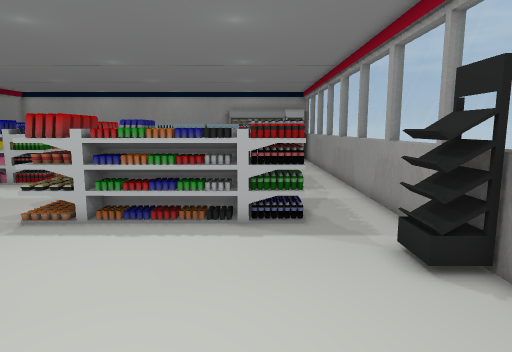
[1] (above)

23 first-person views from a walk through a Unity game level. The camera is 1.4 m above the floor, tilts 8° down and sees 75° across. Doors are open. The floor is counted in squares, 0.5 m on a side. Each view is taken from the middle of a square. On the plan, view 1 faces up. The plan holds only what a view shows up to about 20 squares ahead; the rest is blank. The place goes on beyond the plan. The player is left out.

[2]
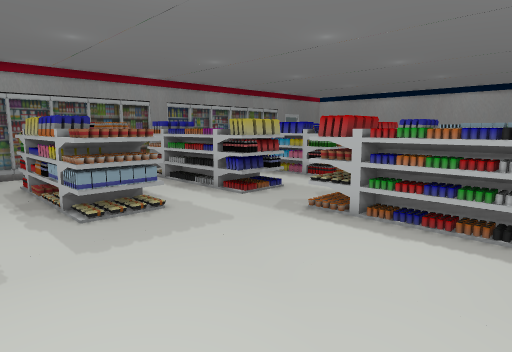

[3]
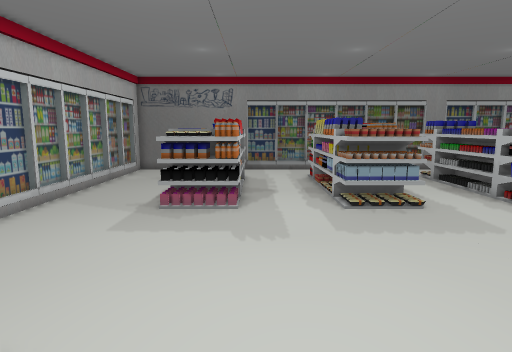

[4]
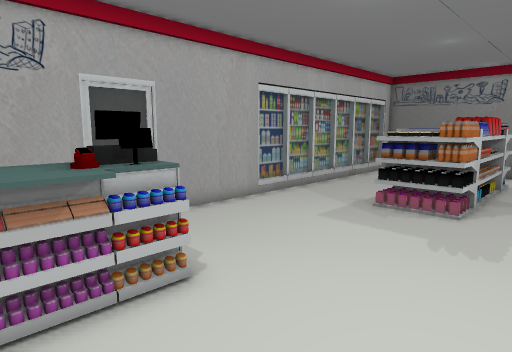

[5]
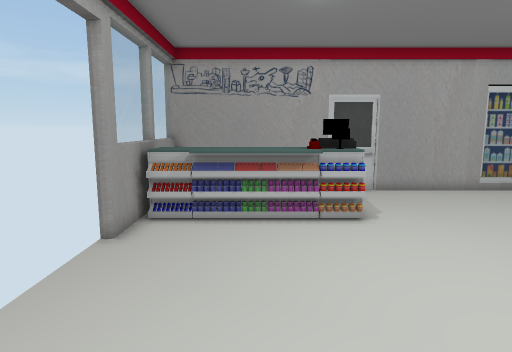

[6]
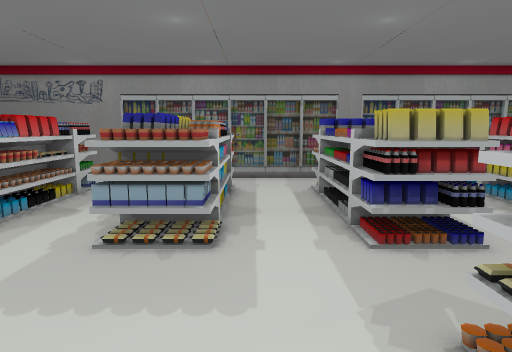

[7]
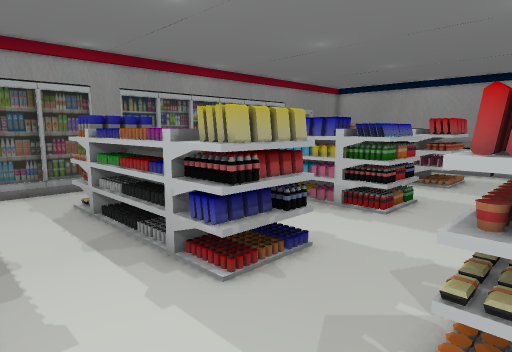

[8]
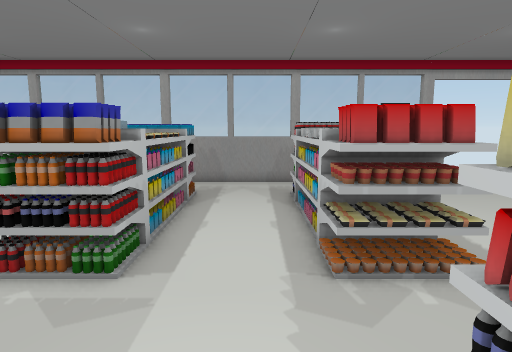

[9]
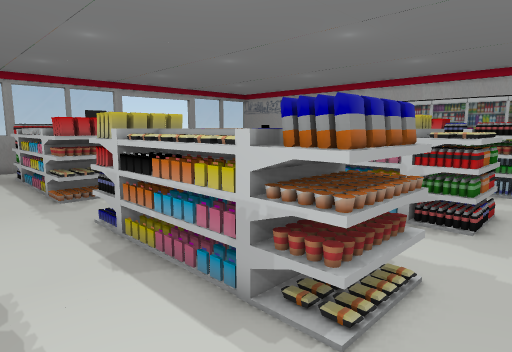

[10]
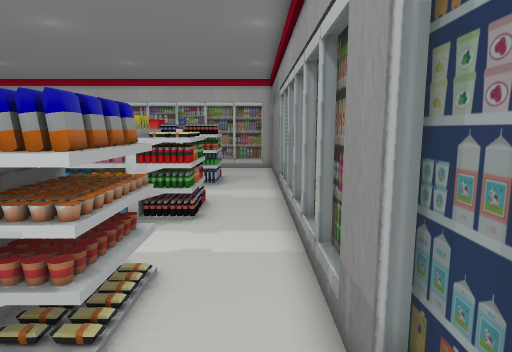

[11]
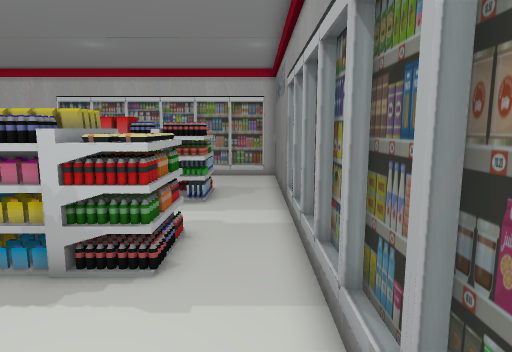

[12]
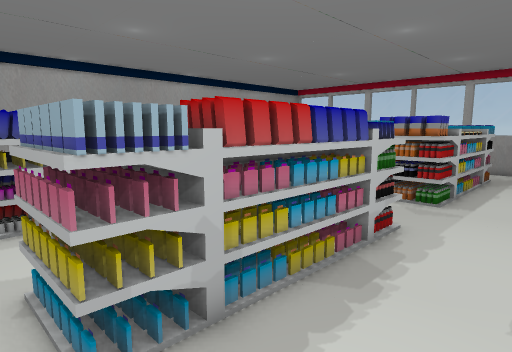

[13]
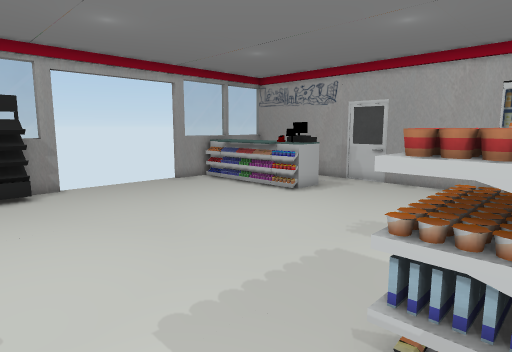

[14]
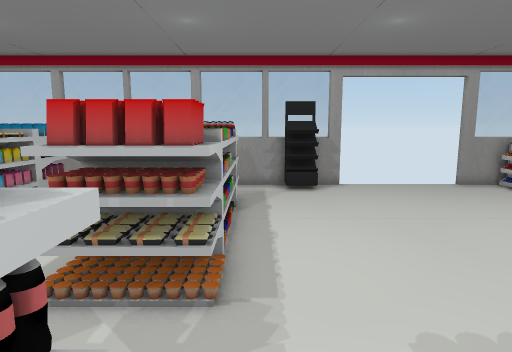

[15]
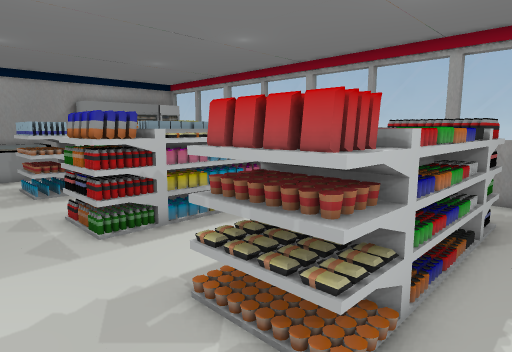

[16]
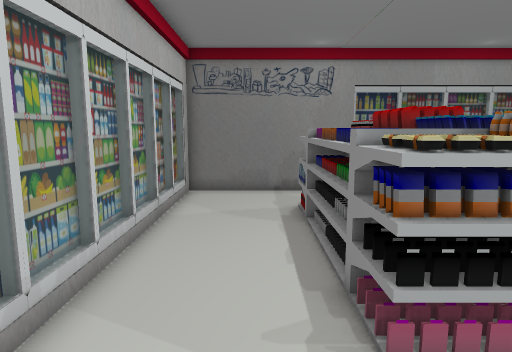

[17]
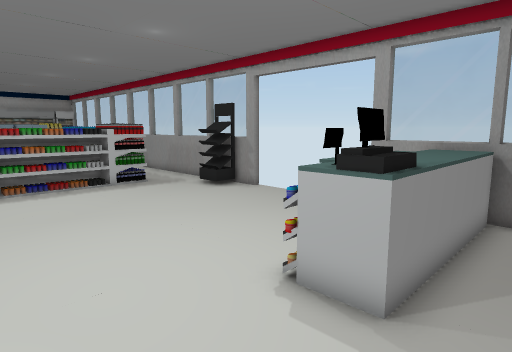

[18]
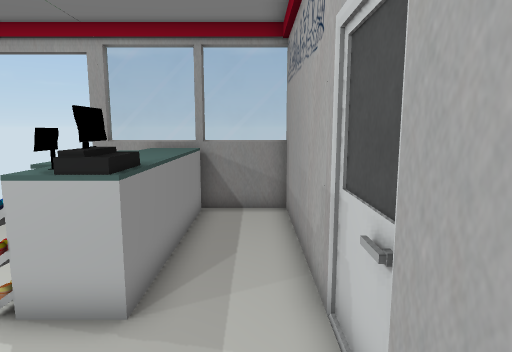

[19]
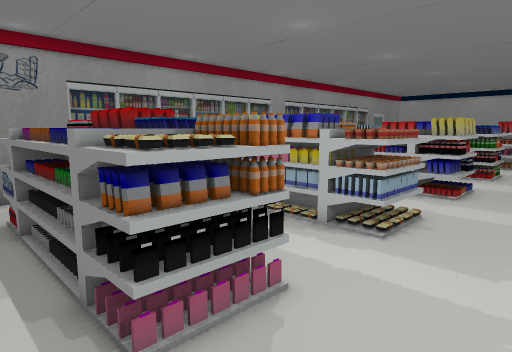

[20]
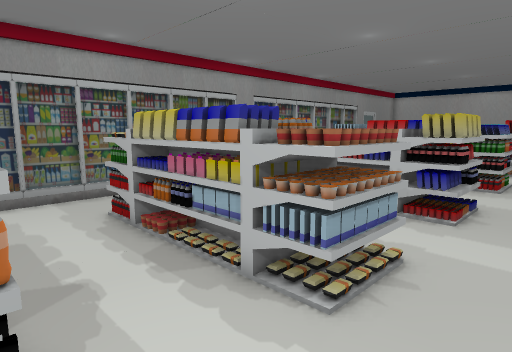

[21]
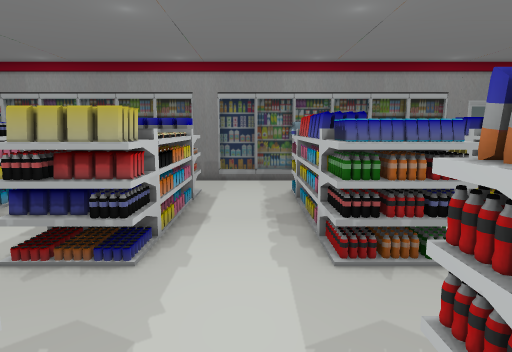

[22]
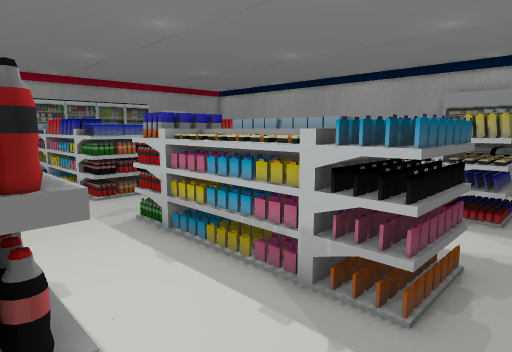

[23]
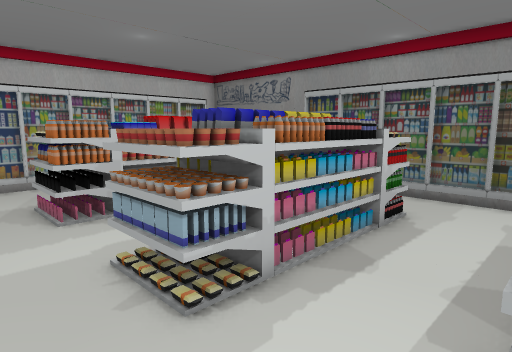

### Floor plan
Points are (right, up) in squares from view 1. A wall is a line through its corners. A room is listed if a view was taken in it or the views show most of it. See-through windows are left out.
Room 1 (views 1, 2, 3, 4, 5, 6, 7, 8, 9, 10, 11, 12, 13, 14, 15, 16, 17, 18, 19, 20, 21, 22, 23)
walls: (4.7, 4.7) (4.7, 6.1) (3.2, 6.1); (4.7, 6.5) (4.7, 19.5); (-22.5, 11.4) (-22.5, -0.5); (4.7, -8.1) (4.7, -1.3); (-22.2, 17.1) (-22.2, -8.1) (5, -8.1); (-22.5, 17) (-22.5, 13); (-21.5, -8.4) (-9.3, -8.4); (-22.5, 17.7) (-22.5, 17.1)
low walls: (3.3, 6.5) (3.3, 7.5)
ways out: open door at (5, 2)
objects: shelf (-19, -3) to (-11, -1); shelf (-19, 3) to (-17, 6); shelf (-19, 10) to (-11, 13); shelf (-19, 17) to (-11, 19); shelf (-17, 3) to (-13, 4); shelf (-17, 5) to (-13, 6); cup (-12, 3) to (-11, 4); cup (-12, 5) to (-11, 6); shelf (-7, 10) to (1, 13); shelf (-7, 17) to (1, 19); counter (-2, -5) to (4, -3)

Where each view was taken, in squares from view 1:
view 1: 0 up, 0 right, facing up
view 2: 0 up, 0 right, facing up-left
view 3: 0 up, 1 right, facing left
view 4: 2 up, 1 right, facing down-left
view 5: 7 up, 1 right, facing down
view 6: 7 up, 3 left, facing left
view 7: 6 up, 6 left, facing up-left
view 8: 14 up, 13 left, facing right
view 9: 16 up, 21 left, facing down-right
view 10: 16 up, 21 left, facing down
view 11: 12 up, 21 left, facing down
view 12: 13 up, 20 left, facing up-right
view 13: 9 up, 12 left, facing down-right
view 14: 9 up, 12 left, facing right
view 15: 8 up, 10 left, facing up-right
view 16: 5 down, 7 left, facing left
view 17: 7 down, 7 left, facing up-right
view 18: 7 down, 7 left, facing right
view 19: 5 down, 7 left, facing up-left
view 20: 1 down, 8 left, facing up-left
view 21: 15 up, 4 left, facing left
view 22: 12 up, 3 right, facing up-left
view 23: 10 up, 8 left, facing down-left
